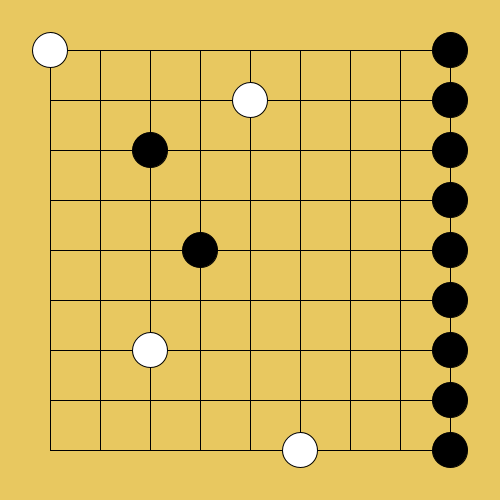
Frame 1 (no input)
Frame 60 (the mouse pressed at the canvas centre just before this capture): identical to frame 1, image omitted
Frame 120 (the mouse held since frame 60 and released just before this capture): identical to frame 1, image omitted

The Processing sketch that drew this single still picture (run headless with seeded random() and noise(); from frame 60 on, the mouse is pressed at the canvas centre):

// Processing sketch: week04_5_background_for_for___
// ── week04_5_background_for_for___.pde
void setup(){
  size(500,500);
}
int [][]go={
  {2,0,0,0,0,0,0,0,1},
  {0,0,0,0,2,0,0,0,1},
  {0,0,1,0,0,0,0,0,1},
  {0,0,0,0,0,0,0,0,1},
  {0,0,0,1,0,0,0,0,1},
  {0,0,0,0,0,0,0,0,1},
  {0,0,2,0,0,0,0,0,1},
  {0,0,0,0,0,0,0,0,1},
  {0,0,0,0,0,2,0,0,1},
};
void draw(){
  background(#E8C860);
  for(int i=1;i<=9;i++){
     line(50,50*i,450,50*i);
     line(50*i,50,50*i,450);
   }
  
  for(int i=0;i<9;i++)
    for(int j=0;j<9;j++){
      if(go[i][j]==1){
        fill(0);
        ellipse(50+j*50,50+i*50,35,35);
      }
      else if(go[i][j]==2) {
        fill(255);
        ellipse(50+j*50,50+i*50,35,35);
      }
      
    }
}
